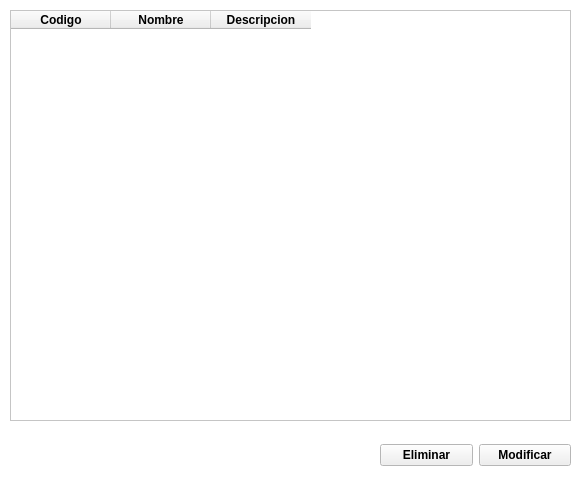
<?xml version="1.0" encoding="UTF-8"?>
<ui version="4.0">
 <class>widgetListarCausas</class>
 <widget class="QWidget" name="widgetListarCausas">
  <property name="geometry">
   <rect>
    <x>0</x>
    <y>0</y>
    <width>581</width>
    <height>481</height>
   </rect>
  </property>
  <property name="palette">
   <palette>
    <active>
     <colorrole role="Base">
      <brush brushstyle="SolidPattern">
       <color alpha="255">
        <red>255</red>
        <green>255</green>
        <blue>255</blue>
       </color>
      </brush>
     </colorrole>
     <colorrole role="Window">
      <brush brushstyle="SolidPattern">
       <color alpha="255">
        <red>255</red>
        <green>255</green>
        <blue>255</blue>
       </color>
      </brush>
     </colorrole>
    </active>
    <inactive>
     <colorrole role="Base">
      <brush brushstyle="SolidPattern">
       <color alpha="255">
        <red>255</red>
        <green>255</green>
        <blue>255</blue>
       </color>
      </brush>
     </colorrole>
     <colorrole role="Window">
      <brush brushstyle="SolidPattern">
       <color alpha="255">
        <red>255</red>
        <green>255</green>
        <blue>255</blue>
       </color>
      </brush>
     </colorrole>
    </inactive>
    <disabled>
     <colorrole role="Base">
      <brush brushstyle="SolidPattern">
       <color alpha="255">
        <red>255</red>
        <green>255</green>
        <blue>255</blue>
       </color>
      </brush>
     </colorrole>
     <colorrole role="Window">
      <brush brushstyle="SolidPattern">
       <color alpha="255">
        <red>255</red>
        <green>255</green>
        <blue>255</blue>
       </color>
      </brush>
     </colorrole>
    </disabled>
   </palette>
  </property>
  <property name="font">
   <font>
    <weight>75</weight>
    <bold>true</bold>
   </font>
  </property>
  <property name="cursor">
   <cursorShape>PointingHandCursor</cursorShape>
  </property>
  <property name="windowTitle">
   <string>Listar Causas Consulta</string>
  </property>
  <property name="autoFillBackground">
   <bool>true</bool>
  </property>
  <widget class="QTableWidget" name="tableWidgetListarCausas">
   <property name="geometry">
    <rect>
     <x>10</x>
     <y>10</y>
     <width>561</width>
     <height>411</height>
    </rect>
   </property>
   <column>
    <property name="text">
     <string>Codigo</string>
    </property>
   </column>
   <column>
    <property name="text">
     <string>Nombre</string>
    </property>
   </column>
   <column>
    <property name="text">
     <string>Descripcion</string>
    </property>
   </column>
  </widget>
  <widget class="QWidget" name="layoutWidget">
   <property name="geometry">
    <rect>
     <x>380</x>
     <y>440</y>
     <width>191</width>
     <height>31</height>
    </rect>
   </property>
   <layout class="QGridLayout" name="gridLayout_2">
    <item row="0" column="1">
     <widget class="QPushButton" name="pushButtonModificar">
      <property name="text">
       <string>Modificar</string>
      </property>
     </widget>
    </item>
    <item row="0" column="0">
     <widget class="QPushButton" name="pushButtonEliminar">
      <property name="text">
       <string>Eliminar</string>
      </property>
     </widget>
    </item>
   </layout>
  </widget>
 </widget>
 <resources/>
 <connections/>
</ui>
